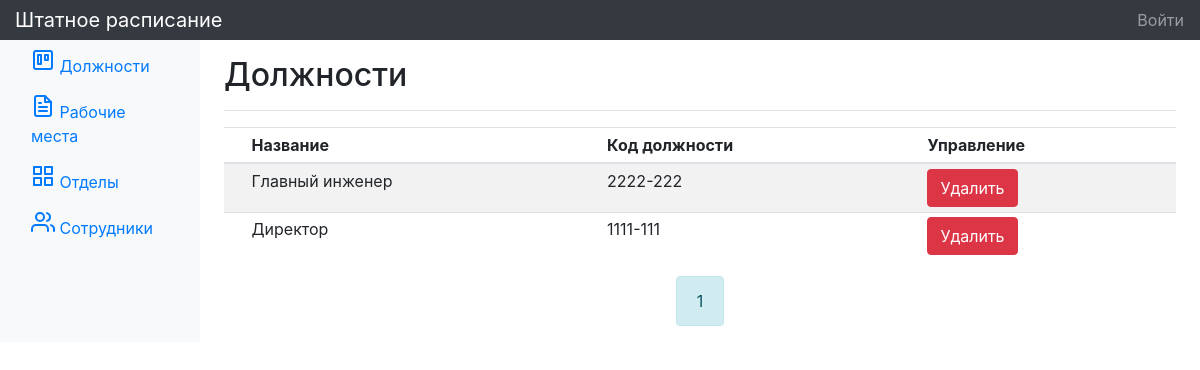
Before: /positions with the older database file.
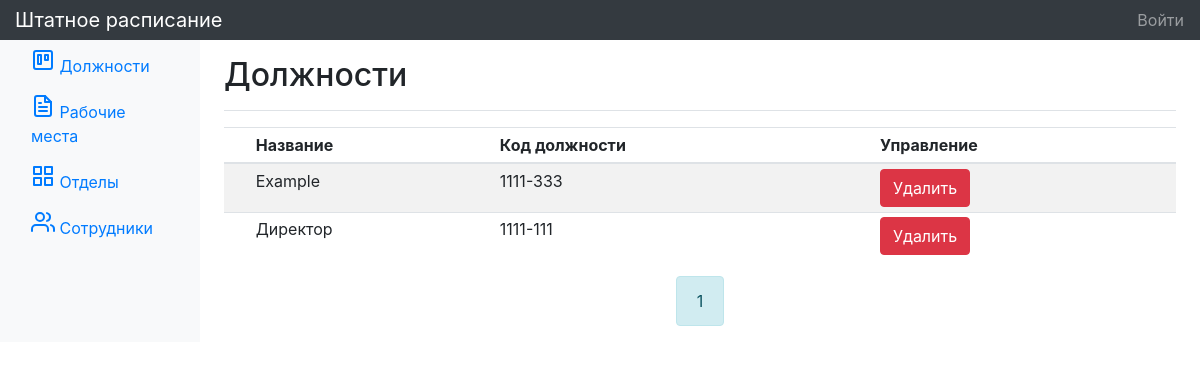
After: the same page with the newer database file.
### tables this page shows
CREATE TABLE `positions` (
  `id` int(11) NOT NULL,
  `name` varchar(50) NOT NULL,
  `position_code` varchar(8) NOT NULL
);

### app/controllers/PositionController.php (called while the page is built, shortened)
<?php
class PositionController extends Controller
{
    public function index($page = 1) {
        $position          = new Position();
        $numberOfPositions = (int) $position->count();
        $positionsPerPage  = 10;
        $pages             = (int) ceil($numberOfPositions / $positionsPerPage);
        if ($page === 1) $offset = 0;
        else $offset = $page * $positionsPerPage;
        $positions = $position->all()
            ->orderBy([['name', 'ASC']])
            ->take($positionsPerPage, $offset)
            ->get();
        $paginator = new Paginator($pages, $page, 2, '../positions/page/');
        $this->view->render('Должности', [
            'positions' => $positions,
            'paginator' => $paginator
        ]);
    }
}

### index.php (called while the page is built, shortened)
<?php
spl_autoload_register(function ($class) {
   $path = str_replace('\\', '/', $class . '.php');
});
$router = new Router();
$router->run();

### app/core/Db.php (called while the page is built, shortened)
<?php
class Db
{
    public function __construct()
    {
        try {
            $this->db = new PDO(
                'mysql:host=' . $_ENV['DB_HOST'] .
                ';port=' . $_ENV['DB_PORT'] .
                ';dbname=' . $_ENV['DB_DATABASE'],
                $_ENV['DB_USERNAME'],
                $_ENV['DB_PASSWORD']
            );
        } catch (\PDOException $e) {
            View::error_page_with_message($e->getMessage());
        }
    }
}

### app/core/Model.php (called while the page is built, shortened)
<?php
class Model
{
    private   $get_method   = 'fetchAll';
    protected $db;
    protected $table_name;
    protected $preparedData = [];
    protected $sql;
    public function __construct()
    {
        $db = new Db();
        $this->db = $db->db;
    }
    public function count()
    {
        $this->sql = "SELECT COUNT(*) FROM $this->table_name";
        $this->get_method = $this::FETCH_METHOD;
        return $this->get();
    }
    public function all()
    {
        $this->sql = "SELECT * FROM $this->table_name";
        return $this;
    }
    public function orderBy(array $columns)
    {
        $this->sql .= " ORDER BY ";
        $orderBy = [];
        foreach ($columns as $column) {
            $column[1] = strtoupper($column[1]);
            try {
                if (
                    $this->issetSql() &&
                    in_array($column[1], ['ASC', 'DESC']) === true
                ) $orderBy[] = implode(' ', $column);
                else throw new \Exception('Ошибочный оператор сортировки');
            } catch (\Exception $e) {
                View::error_page_with_message($e->getMessage());
            }
        }
        $orderBy   = implode(', ', $orderBy);
        $this->sql .= $orderBy;
        return $this;
    }
    public function take(int $number, int $offset = null)
    {
        $this->get_method = $this::FETCH_ALL_METHOD;
        if ($offset !== null) $this->sql .= " LIMIT $number OFFSET $offset";
        else $this->sql .= " LIMIT $number";
        return $this;
    }
    public function get()
    {
        if ($this->issetSql()) {
            $this->stmt = $this->db->prepare($this->sql);
            if (!empty($this->preparedData)) $result = $this->stmt->execute($this->preparedData);
            else $result = $this->stmt->execute();
            try {
                if ($result === true) {
                    $method = $this->get_method;
                    return $this->stmt->$method();
                }
                else throw new \PDOException($this->stmt->errorInfo());
            } catch (\PDOException $e) {
                View::error_page_with_message($e->getMessage());
            }
        }
    }
    private function issetSql()
    {
        try {
            if ($this->sql === '') {
                throw new \Exception('Нарушен порядок построения запроса');
            } else {
                return true;
            }
        } catch (\Exception $e) {
            View::error_page_with_message($e->getMessage());
        }
    }
}

### app/views/position/index.php (the view, shortened to what the changed rows need)
<?php if (empty($positions)) : ?>
    <div class="alert alert-primary" role="alert">
        Добавьте должности.
    </div>
<?php else : ?>
    <div class="table-responsive">
        <table class="table table-striped table-sm">
            <thead>
                <tr>
                    <th></th>
                    <th>Название</th>
                    <th>Код должности</th>
                    <th>Управление</th>
                </tr>
            </thead>
            <tbody>
                <?php foreach ($positions as $position) : ?>
                    <tr>
                        <td></td>
                        <td><?= $position['name'] ?></td>
                        <td><?= $position['position_code'] ?></td>
                        <td>
                            <a href="/position/<?= $position['id'] ?>/delete" class="btn btn-danger">Удалить</a>
                        </td>
                    </tr>
                <?php endforeach; ?>
            </tbody>
        </table>
    </div>
    <?php $paginator->render() ?>
<?php endif; ?>

### app/lib/Paginator.php (shortened to what the changed rows need)
<?php
class Paginator
{
    private $buttons = [];
    function __construct(int $pages, int $page, int $side_buttons_limit, string $link)
    {
        $start = $page - $side_buttons_limit;
        $end = $page + $side_buttons_limit;
        for ($j = 1; $j <= $pages; $j++) {
            if ($j >= $start && $j <= $end) {
                if ($j == $page) {
                    $this->add($link, $page, 'alert alert-info', $j);
                }
                else {
                    $this->add($link, $j, 'alert alert-light', $j);
                }
            }
        }
    }
    private function add(string $link, int $page, string $class, string $symbol) {
        $this->buttons[] = '<a href="' . $link . $page . '" class="' . $class . '" role="alert">' . $symbol . '</a>';
    }
    public function render() {
        echo '<div class="pagination justify-content-center">';
        foreach ($this->buttons as $button) echo $button;
        echo '</div>';
    }
}

Changed rows visible on the page:
removed positions: name "Главный инженер", position_code "2222-222"
added positions: name "Example", position_code "1111-333"
